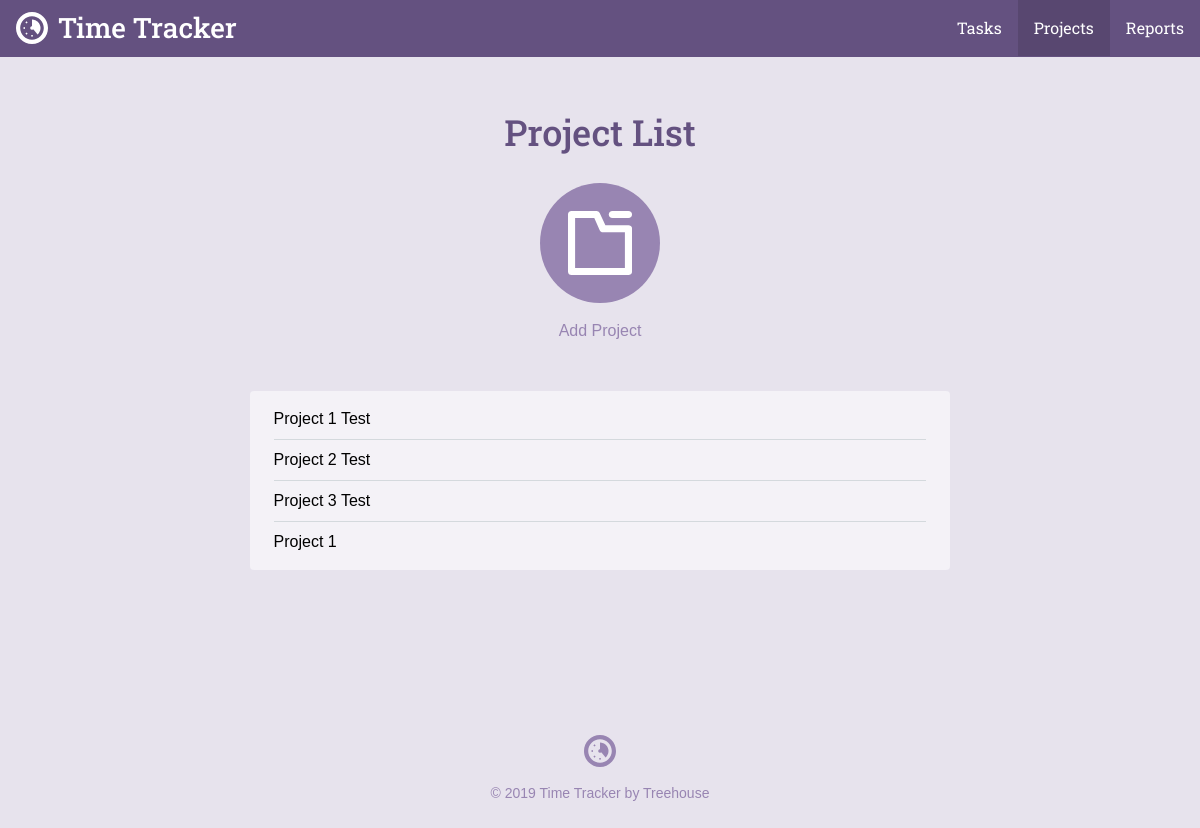
Page /project_list.php on the committed database.
### tables this page shows
CREATE TABLE `projects` (
	`project_id`	INTEGER PRIMARY KEY AUTOINCREMENT,
	`title`	TEXT NOT NULL,
	`category`	TEXT NOT NULL
);

### inc/functions.php (called while the page is built, shortened)
<?php
function get_project_list() {
    include('connection.php');
    try {
        return $db->query('SELECT project_id, title, category FROM projects');
    } catch(Exception $e) {
        echo "Error: " .$e->getMessage() . "<br/>";
        return array();
    }
}

### project_list.php (the view, shortened to what this page needs)
<?php
require 'inc/functions.php';
include 'inc/header.php';
?>
<div class="section catalog random">
    <div class="col-container page-container">
        <div class="col col-70-md col-60-lg col-center">
            <h1 class="actions-header">Project List</h1>
            <div class="actions-item">
                <a class="actions-link" href="project.php">
                <span class="actions-icon">
                  <svg viewbox="0 0 64 64"><use xlink:href="#project_icon"></use></svg>
                </span>
                Add Project
                </a>
            </div>
            <div class="form-container">
                <ul class="items">
                    <?php
                        foreach(get_project_list() as $item) {
                            echo "<li>" . $item["title"] . "</li>";
                        }
                    ?>
                </ul>
            </div>
        </div>
    </div>
</div>
<?php include("inc/footer.php"); ?>

### css/style.css (style rules this page uses)
*,:after,:before { box-sizing:border-box }
html { font-family:sans-serif;-ms-text-size-adjust:100%;-webkit-text-size-adjust:100% }
body { margin:0 }
a { background-color:transparent }
h1 { font-size:2em;margin:.67em 0 }
svg:not(:root) { overflow:hidden }
html { font-size:100%;line-height:1.5;-webkit-tap-highlight-color:transparent }
body { font-size:1rem;font-family:"Gotham Rounded A","Gotham Rounded B","Helvetica",Helvetica,Arial,sans-serif;font-style:normal;font-weight:400 }
.col { float:left;width:100% }
.col-container:before,.col-container:after { content:" ";display:table }
.col-container:after { clear:both }
.col-center { float:none;margin:0 auto }
@media screen and (min-width: 680px) { .col-70-md { width:70% !important } }
@media screen and (min-width: 960px) { .col-60-lg { width:60% !important } }
h1,h2,h3,h4,h5,h6 { color:#40484a;display:block;font-weight:500;margin:0;text-rendering:optimizeLegibility }
h1 { font-size:2.25rem }
a { color:#3f8abf;cursor:pointer;transition:color 300ms 0s ease;text-decoration:none }
ul,ol { margin:0;padding:0 0 0 2rem }
body { background-color:#e7e3ed }
h1,h2,h3,h4,h5,h6 { color:#645180;font-family:"Roboto Slab", Helvetica, Arial, sans-serif }
.col-container { margin:0 auto;max-width:1200px }
.actions-header { margin-bottom:1.5rem }
.actions-item { margin:0 1.5rem }
@media screen and (min-width: 680px) { .actions-item { display:inline-block;float:left } }
.page-container .actions-item { float:none }
.actions-link { transition:color 200ms ease-in-out;color:#9885b2;display:block }
@media screen { .actions-link { margin-bottom:2rem } }
@media screen and (min-width: 680px) { .actions-link { margin-bottom:0 } }
.actions-icon { width:120px;height:120px;transition:background 200ms ease-in-out;display:block;background-color:#9885b2;border-radius:9999px }
@media screen { .actions-icon { margin-bottom:.5rem } }
@media screen and (min-width: 680px) { .actions-icon { margin-bottom:1rem } }
.actions-icon svg { width:64px;height:64px;margin-top:28px;fill:#fff;display:inline-block }
.page-container .actions-icon { margin-left:auto;margin-right:auto }
.page-container { text-align:center }
@media screen { .page-container { padding:1.5rem 1rem 0 1rem } }
@media screen and (min-width: 680px) { .page-container { padding-top:3rem } }
.form-container { background-color:#f4f2f7;border-radius:4px }
@media screen { .form-container { padding:.5rem 1.5rem;margin-top:.5rem;margin-bottom:1.5rem } }
@media screen and (min-width: 680px) { .form-container { padding:.5rem 1.5rem;margin-top:3rem;margin-bottom:0 } }
.items { list-style:none;overflow:hidden;padding:0;margin:0 }
.items li { position:relative;text-align:left;border-bottom:solid 1px #d4d9dd;padding-top:.5rem;padding-bottom:.5rem }
.items li:last-child { border-bottom:none !important }

### rows in the picture
projects: title "Project 1 Test"
projects: title "Project 2 Test"
projects: title "Project 3 Test"
projects: title "Project 1"
